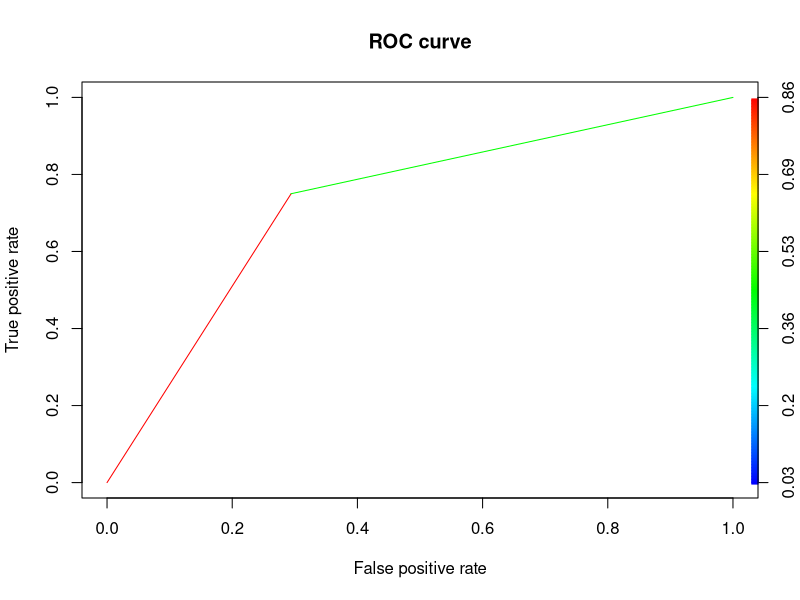

Generate this figure with R:
# You only need to install packages once per machine
# (plus maybe after upgrading R), but otherwise they persist across R sessions.
install.packages('party')
install.packages('ROCR')
# Load the kyphosis data set.
require(rpart)
# Split randomly
x <- kyphosis[sample(1:nrow(kyphosis), nrow(kyphosis), replace = F),]
x.train <- kyphosis[1:floor(nrow(x)*.75), ]
x.evaluate <- kyphosis[(floor(nrow(x)*.75)+1):nrow(x), ]
# Create a model using "random forest and bagging ensemble algorithms
# utilizing conditional inference trees."
require(party)
#x.model <- cforest(Kyphosis ~ Age + Number + Start, data=x.train,
control = cforest_unbiased(mtry = 3)
# Alternatively, use "recursive partitioning [...] in a conditional
# inference framework."
x.model <- ctree(Kyphosis ~ Age + Number + Start, data=x.train)
# ctree plots nicely (but cforest doesn"t plot)
# plot (x.model)
# Use the model to predict the evaluation.
x.evaluate$prediction <- predict(x.model, newdata=x.evaluate)
# Calculate the overall accuracy.
x.evaluate$correct <- x.evaluate$prediction == x.evaluate$Kyphosis
print(paste("% of predicted classifications correct", mean(x.evaluate$correct)))
# Extract the class probabilities.
x.evaluate$probabilities <- 1- unlist(treeresponse(x.model,
                                                   newdata=x.evaluate), use.names=F)[seq(1,nrow(x.evaluate)*2,2)]
# Plot the performance of the model applied to the evaluation set as 
# an ROC curve.
require(ROCR)
pred <- prediction(x.evaluate$probabilities, x.evaluate$Kyphosis)
perf <- performance(pred,"tpr","fpr")
plot(perf, main="ROC curve", colorize=T)
auc <- performance(pred,"auc")
auc <- unlist(slot(auc, "y.values"))
auc 
